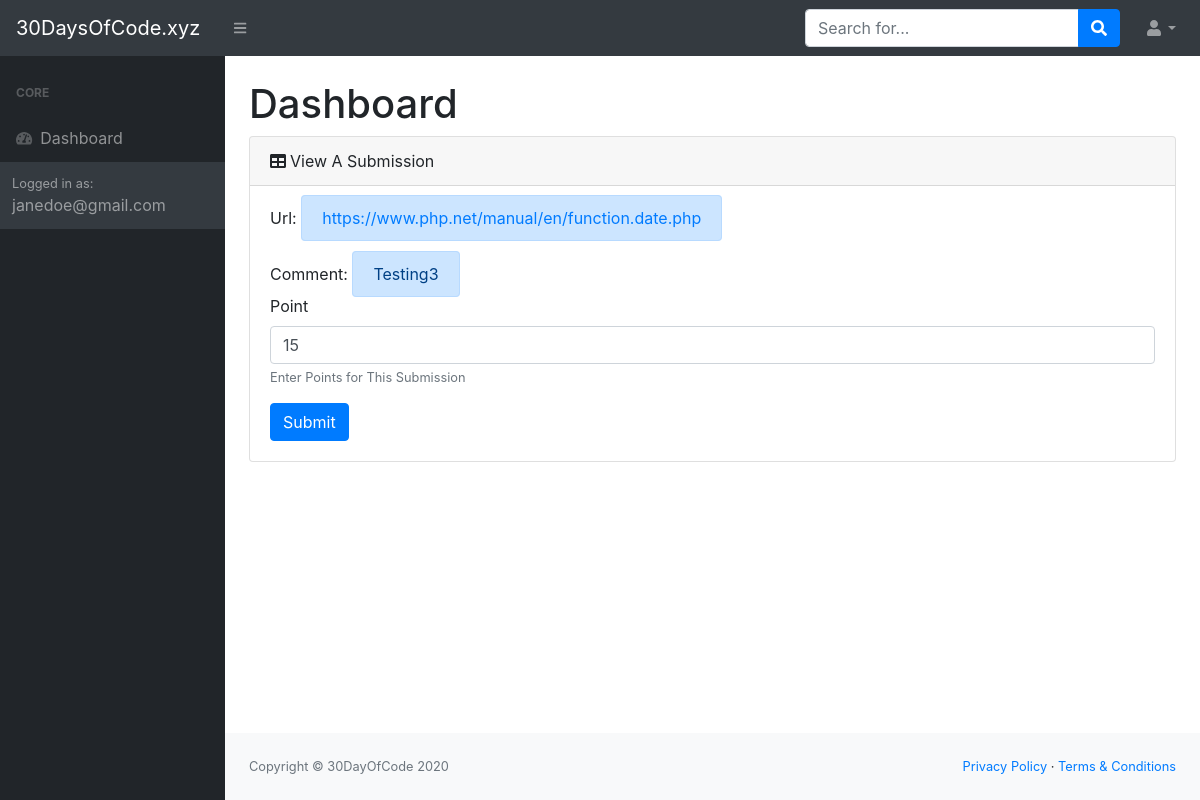
The page /dashboard/admin/view.php?id=6 (signed in) on the database its author committed.
### tables this page shows
CREATE TABLE IF NOT EXISTS `submissions` (
  `id` int(11) NOT NULL AUTO_INCREMENT,
  `user` varchar(50) NOT NULL,
  `url` varchar(225) NOT NULL,
  `comments` text,
  `points` int(11) NOT NULL DEFAULT '0',
  `sub_date` date NOT NULL,
  PRIMARY KEY (`id`)
);

### dashboard/admin/view.php (the view, shortened to what this page needs)
<?php
require('../../config/session.php');
if(isset( $_SESSION['login_user'])){
    $id = $_GET['id'];
    $sql = "SELECT * FROM submissions WHERE id = '$id'";
    $result = mysqli_query($conn, $sql);
    $count = mysqli_num_rows($result);
?>
<!DOCTYPE html>
<html lang="en">
    <head>
        <link href="../dist/css/styles.css" rel="stylesheet" />
        <link href="https://cdn.datatables.net/1.10.20/css/dataTables.bootstrap4.min.css" rel="stylesheet" />
    </head>
    <body class="sb-nav-fixed">
        <nav class="sb-topnav navbar navbar-expand navbar-dark bg-dark">
            <a class="navbar-brand" href="index.html">30DaysOfCode.xyz</a><button class="btn btn-link btn-sm order-1 order-lg-0" id="sidebarToggle" href="#"><i class="fas fa-bars"></i></button
            >
            <form class="d-none d-md-inline-block form-inline ml-auto mr-0 mr-md-3 my-2 my-md-0">
                <div class="input-group">
                    <input class="form-control" type="text" placeholder="Search for..." aria-label="Search" aria-describedby="basic-addon2" />
                    <div class="input-group-append">
                        <button class="btn btn-primary" type="button"><i class="fas fa-search"></i></button>
                    </div>
                </div>
            </form>
            <ul class="navbar-nav ml-auto ml-md-0">
                <li class="nav-item dropdown">
                    <a class="nav-link dropdown-toggle" id="userDropdown" href="#" role="button" data-toggle="dropdown" aria-haspopup="true" aria-expanded="false"><i class="fas fa-user fa-fw"></i></a>
                </li>
            </ul>
        </nav>
        <div id="layoutSidenav">
            <div id="layoutSidenav_nav">
                <nav class="sb-sidenav accordion sb-sidenav-dark" id="sidenavAccordion">
                    <div class="sb-sidenav-menu">
                        <div class="nav">
                            <div class="sb-sidenav-menu-heading">Core</div>
                            <a class="nav-link" href="index.php"
                                ><div class="sb-nav-link-icon"><i class="fas fa-tachometer-alt"></i></div>
                                Dashboard</a
                            >
                    <div class="sb-sidenav-footer">
                        <div class="small">Logged in as:</div>
                        <?=$_SESSION['login_user'];?>
                    </div>
                </nav>
            </div>
            <div id="layoutSidenav_content">
                <main>
                    <div class="container-fluid">
                        <h1 class="mt-4">Dashboard</h1>
                        <div class="card mb-4">
                            <div class="card-header"><i class="fas fa-table mr-1"></i>View A Submission</div>
                            <div class="card-body">
                            <?php
                                if($count > 0){
                                    while($row = $result->fetch_assoc()) {
                            ?>
                                <form method="POST">
                                    <div class="form-group">
                                    <label for="Url">Url: </label> <span class="alert alert-primary"><a href="<?= $row['url'];?>" target="_blank"><?= $row['url'];?></a></span>
                                    <br><br>
                                    <label for="comments">Comment: </label> <span class="alert alert-primary"><?= $row['comments'];?></span>
                                    <br><label for="point">Point</label>
                                    <input type="number" name="point" class="form-control" id="point" placeholder="Enter Point for This Submissions" value="<?= $row['points'];?>">
                                    <small id="emailHelp" class="form-text text-muted">Enter Points for This Submission</small>
                                    </div>
                                    <button type="submit" class="btn btn-primary" name="submit">Submit</button>
                                </form>
                            <?php
                                }}else{
                                    echo `<p>No Submissions yet</p>`;
                                }
                            ?>
                            </div>
                        </div>
                    </div>
                </main>
                <footer class="py-4 bg-light mt-auto">
                    <div class="container-fluid">
                        <div class="d-flex align-items-center justify-content-between small">
                            <div class="text-muted">Copyright &copy; 30DayOfCode 2020</div>
                            <div>
                                <a href="#">Privacy Policy</a>
                                &middot;
                                <a href="#">Terms &amp; Conditions</a>
                            </div>
                        </div>
                    </div>
                </footer>
            </div>
        </div>
    </body>
</html>
<?php
}else{
    header("location:../../login.php");
}
?>

### rows shown on the page
submissions: url "https://www.php.net/manual/en/function.date.php", comments "Testing3", point "15"

### other values the page prints
$_SESSION['login_user'] "janedoe@gmail.com"
